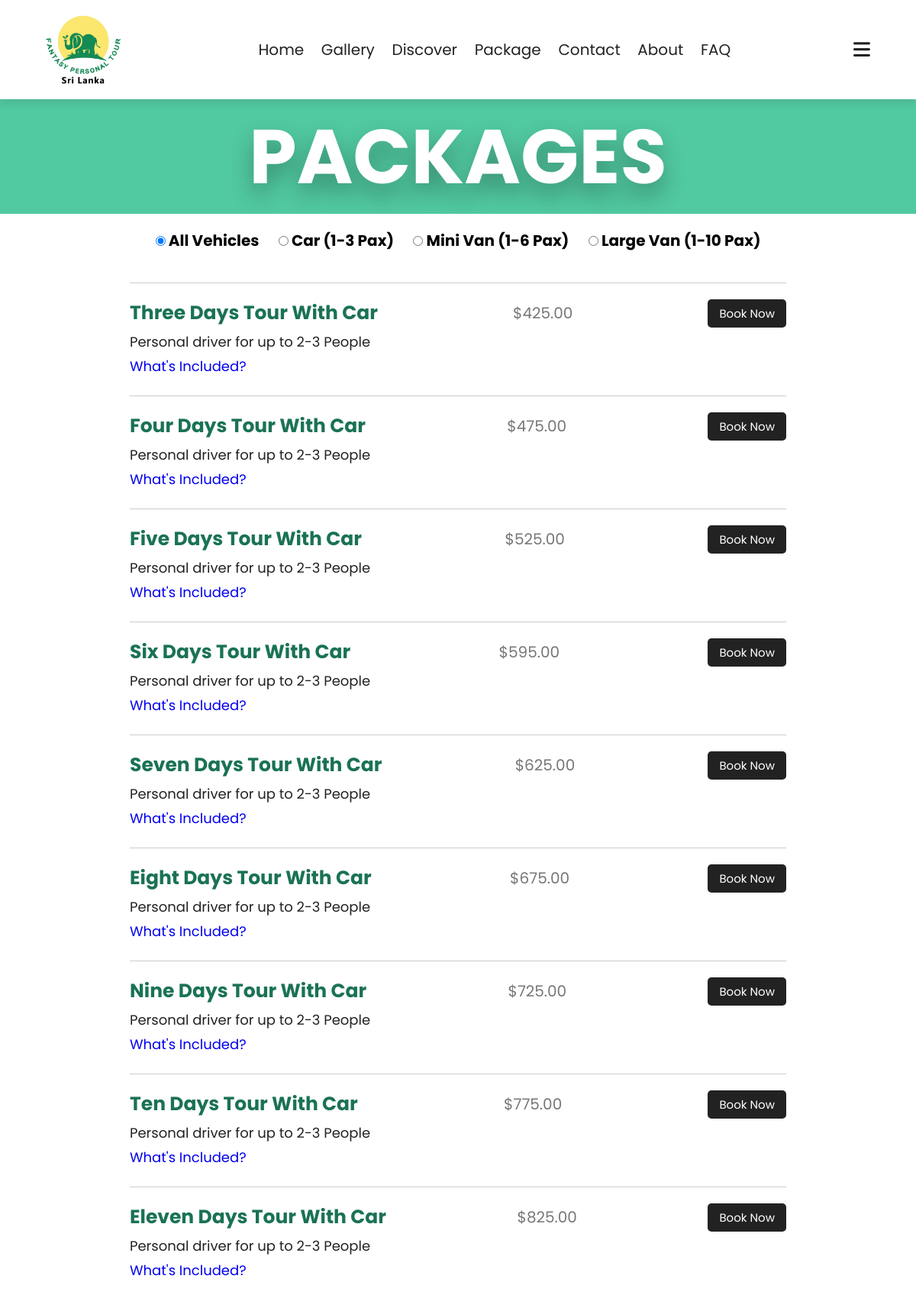
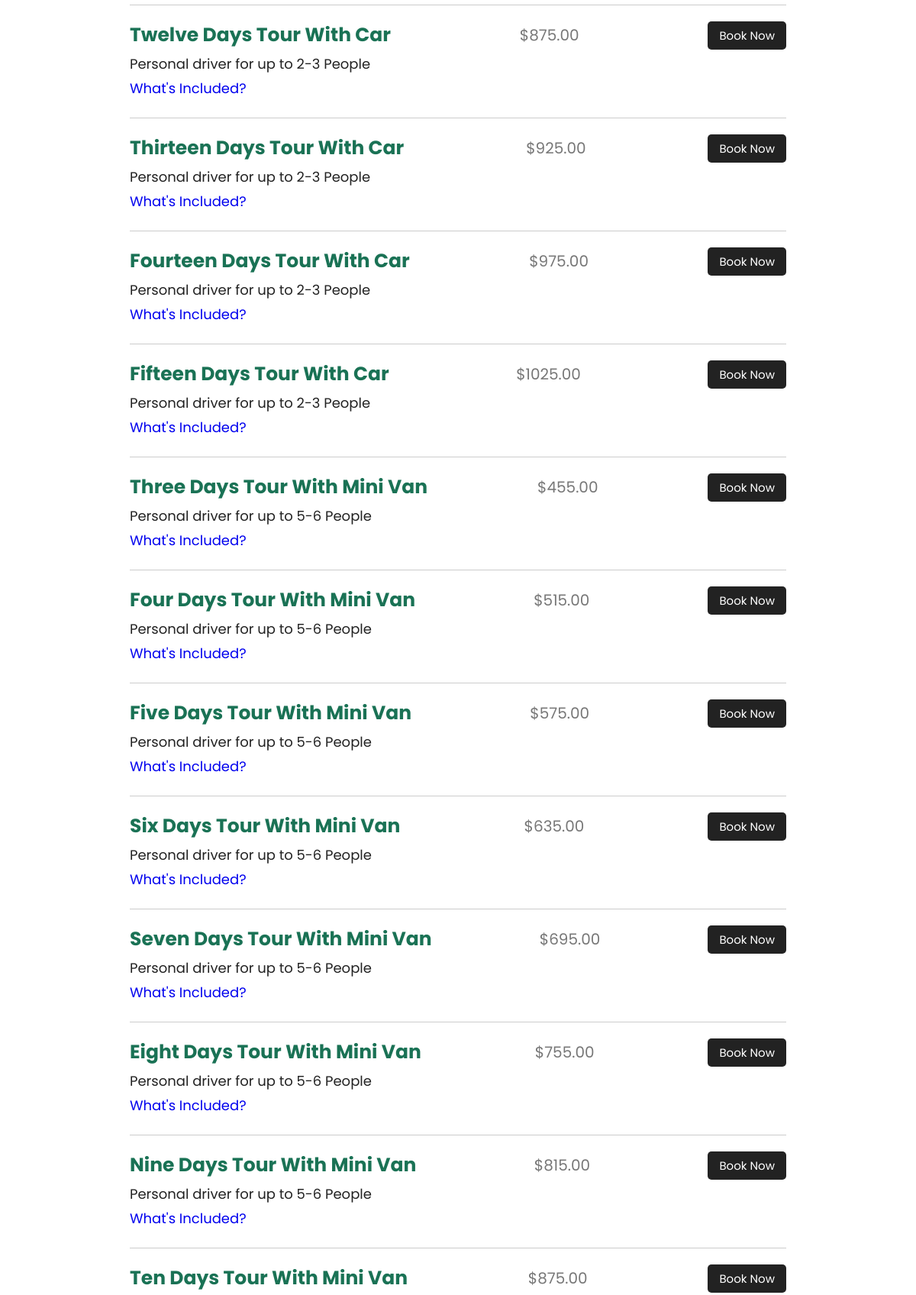
/package.php (upper part), run on the app's committed database (2 pictures, top to bottom).
### tables this page shows
CREATE TABLE tour_packages (
    id VARCHAR(10) PRIMARY KEY,
    vehicle_type VARCHAR(50),
    no_of_days VARCHAR(20),
    no_of_persons VARCHAR(20),
    price DECIMAL(10,2),
    suggest_places TEXT
);

### package.php (the view, shortened to what this page needs)
<?php include 'config.php'; ?>
<!DOCTYPE html>
<html lang="en">
<head>
    <link rel="stylesheet" href="https://cdn.jsdelivr.net/npm/swiper@11/swiper-bundle.min.css"/>
    <link rel="stylesheet" href="https://cdnjs.cloudflare.com/ajax/libs/font-awesome/6.7.2/css/all.min.css">
    <link rel="stylesheet" href="style.css">
</head>
<body>
<section class="header">
    <a href="home.php" class="logo">
        <img src="images/logo.jpg" alt="" class="logo-img">
    </a>
    <nav class="navbar">
        <a href="home.php">home</a>
        <a href="gallery.php">gallery</a>
        <a href="discover.php">discover</a>
        <a href="package.php">package</a>
        <a href="contact.php">contact</a>
        <a href="about.php">about</a>
        <a href="faq.php">FAQ</a>
    </nav>
    <div id="menu-btn" class="fas fa-bars"></div>
</section>
<div class="heading">
    <h1> packages</h1>
</div>
<div class="vehicle-filter">
  <label><input type="radio" name="vehicle" value="All" class="vehicle-radio" checked> All Vehicles</label>
  <label><input type="radio" name="vehicle" value="Car" class="vehicle-radio"> Car (1-3 pax)</label>
  <label><input type="radio" name="vehicle" value="Mini van" class="vehicle-radio"> Mini Van (1-6 pax)</label>
  <label><input type="radio" name="vehicle" value="Large van" class="vehicle-radio"> Large Van (1-10 pax)</label>
</div>
<div class="packages-container">
    <?php
    $sql = "SELECT * FROM tour_packages";
    $result = $conn->query($sql);
    if ($result->num_rows > 0) {
        while($row = $result->fetch_assoc()) {
            $vehicle = $row['vehicle_type'];
            $days = $row['no_of_days'];
            $persons = $row['no_of_persons'];
            $price = $row['price'];
            echo "<div class='package-card' data-vehicle='$vehicle'>
                    <div class='package-row'>
                            <h3>$days days tour with $vehicle</h3>
                            <p class='price'>\$$price</p>
                            <a href='book.php?vehicle_type=$vehicle&no_of_days=$days&price=$price' class='book-btn'>Book Now</a>
                    </div>
                    <p>Personal driver for up to $persons People</p>
                     <p><a href='package-details.php?id={$row['id']}'>What's included?</a></p>
                </div>";
        }
    } else {
        echo "<p>No packages found.</p>";
    }
    ?>
</div>
</body>
</html>

### style.css (style rules this page uses)
:root { --main-color : #51c9a1; --black: #222; --white: #fff; --light-black: #777777; --light-white:rgba(188, 202, 195, 0.6); --dark-bg: rgba(0, 0, 0, 0.7); --light-bg:#eee; --border:.1rem solid var(--black); --box-shadow:0 .5rem 1rem rgba(0,0,0,.1); --text-shadow:0 1.5rem 3rem rgba(0,0,0,.3); }
* { font-family: 'Poppins', sans-serif; margin: 0; padding: 0; box-sizing: border-box; outline: none; border: none; text-decoration: none; text-transform: capitalize; }
html { font-size: 62.5%; overflow-x: hidden; }
section { padding: 5rem 10%; }
.heading h1 { background-color: var(--main-color); text-align: center; font-size: 10rem; text-transform: uppercase; color: var(--white); text-shadow: var(--text-shadow); }
.header { position: sticky; top: 0; left: 0; right: 0; z-index: 1000; background-color: var(--white); display: flex; padding-top: 2rem; padding-bottom: 2rem; box-shadow: var(--box-shadow); align-items: center; justify-content: space-between; }
.header .logo { font-size: 2.5rem; color: var(--black); }
.header .navbar a { font-size: 2rem; margin-left: 2rem; color: var(--black); }
#menu-btn { font-size: 2.5rem; cursor: pointer; color: var(--black); }
.logo { display: flex; align-items: center; font-weight: bold; font-size: 1.4rem; text-decoration: none; color: #333; gap: 0.8rem; }
.logo-img { height: 90px; width: auto; }
.vehicle-filter { text-align: center; font-size: 2rem; margin: 20px 0; }
.vehicle-filter label { margin: 0 10px; font-weight: bold; }
.packages-container { max-width: 900px; margin: auto; padding: 20px; }
.package-card { border-top: 1px solid #ccc; padding: 20px 0; }
.package-row { display: flex; justify-content: space-between; align-items: center; gap: 10px; flex-wrap: wrap; }
.package-row h3 { font-size: 2.5rem; color: #1a7255; }
.package-row .price { font-size: 2rem; color: var(--light-black); margin: 0 20px; white-space: nowrap; }
.package-row .book-btn { background: var(--black); color: var(--white); font-size: 1.5rem; padding: 0.7rem 1.5rem; border: none; border-radius: 5px; cursor: pointer; }
.package-card p { font-size: 1.8rem; color: var(--black); margin: 0.5rem 0; text-transform: none; }
@media (max-width:1200px) { section { padding: 3rem 5%; } }

### data on the page
tour_packages: no_of_days "Three", vehicle_type "Car", price "425.00", no_of_persons "2-3"
tour_packages: no_of_days "Four", vehicle_type "Car", price "475.00", no_of_persons "2-3"
tour_packages: no_of_days "Five", vehicle_type "Car", price "525.00", no_of_persons "2-3"
tour_packages: no_of_days "Six", vehicle_type "Car", price "595.00", no_of_persons "2-3"
tour_packages: no_of_days "Seven", vehicle_type "Car", price "625.00", no_of_persons "2-3"
tour_packages: no_of_days "Eight", vehicle_type "Car", price "675.00", no_of_persons "2-3"
tour_packages: no_of_days "Nine", vehicle_type "Car", price "725.00", no_of_persons "2-3"
tour_packages: no_of_days "Ten", vehicle_type "Car", price "775.00", no_of_persons "2-3"
tour_packages: no_of_days "Eleven", vehicle_type "Car", price "825.00", no_of_persons "2-3"
tour_packages: no_of_days "Twelve", vehicle_type "Car", price "875.00", no_of_persons "2-3"
tour_packages: no_of_days "Thirteen", vehicle_type "Car", price "925.00", no_of_persons "2-3"
tour_packages: no_of_days "Fourteen", vehicle_type "Car", price "975.00", no_of_persons "2-3"
tour_packages: no_of_days "Fifteen", vehicle_type "Car", price "1025.00", no_of_persons "2-3"
tour_packages: no_of_days "Three", vehicle_type "Mini Van", price "455.00", no_of_persons "5-6"
tour_packages: no_of_days "Four", vehicle_type "Mini Van", price "515.00", no_of_persons "5-6"
tour_packages: no_of_days "Five", vehicle_type "Mini Van", price "575.00", no_of_persons "5-6"
tour_packages: no_of_days "Six", vehicle_type "Mini Van", price "635.00", no_of_persons "5-6"
tour_packages: no_of_days "Seven", vehicle_type "Mini Van", price "695.00", no_of_persons "5-6"
tour_packages: no_of_days "Eight", vehicle_type "Mini Van", price "755.00", no_of_persons "5-6"
tour_packages: no_of_days "Nine", vehicle_type "Mini Van", price "815.00", no_of_persons "5-6"
tour_packages: no_of_days "Ten", vehicle_type "Mini Van", price "875.00"
